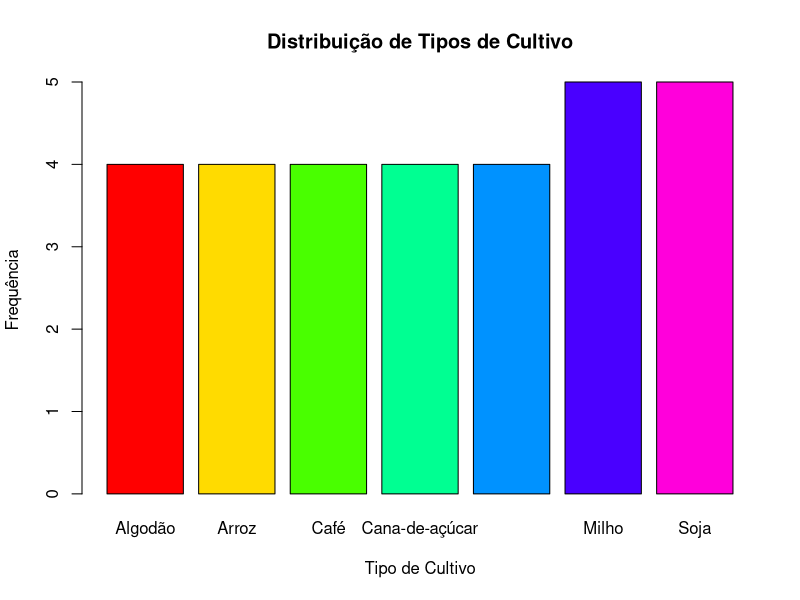
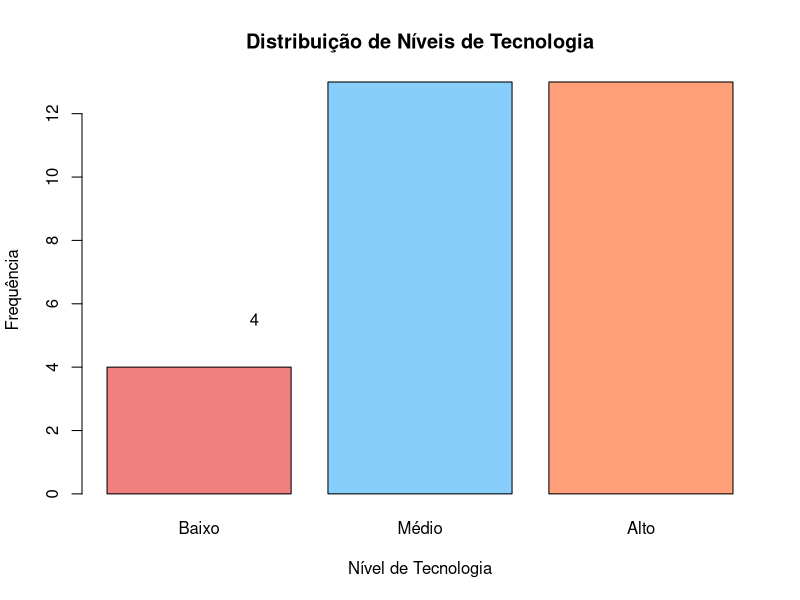

Write the R code that produced these figures, in order.

# FatimaCandal_RM563003_fase2_cap7

#instalacao de pacote 
#install.packages("readxl") 

#comando setwd, determina um diretorio de trabalho.
setwd("C:/FIAP") 

# Carregar os dados (se ainda não estiverem carregados)
library(readxl)
dados <- read_excel("agro.xlsx")

# Escolher a variável qualitativa nominal: Tipo de Cultivo
tipo_cultivo <- dados$`Tipo de Cultivo`

# Criar tabela de frequência
tabela_frequencia <- table(tipo_cultivo)

# Análise Gráfica: Gráfico de Barras
barplot(tabela_frequencia, main = "Distribuição de Tipos de Cultivo",
        xlab = "Tipo de Cultivo", ylab = "Frequência", col = rainbow(length(tabela_frequencia)))

# Adicionar rótulos com as frequências
text(x = 1:length(tabela_frequencia), y = tabela_frequencia + 1, labels = tabela_frequencia, pos = 3)

# Escolher a variável qualitativa ordinal: Nível de Tecnologia
nivel_tecnologia <- factor(dados$`Nível de Tecnologia`, levels = c("Baixo", "Médio", "Alto"), ordered = TRUE)

# Criar tabela de frequência
tabela_frequencia_tec <- table(nivel_tecnologia)

# Análise Gráfica: Gráfico de Barras (ordenado)
barplot(tabela_frequencia_tec, main = "Distribuição de Níveis de Tecnologia",
        xlab = "Nível de Tecnologia", ylab = "Frequência", col = c("lightcoral", "lightskyblue", "lightsalmon"))

# Adicionar rótulos com as frequências
text(x = 1:length(tabela_frequencia_tec), y = tabela_frequencia_tec + 1, labels = tabela_frequencia_tec, pos = 3)
